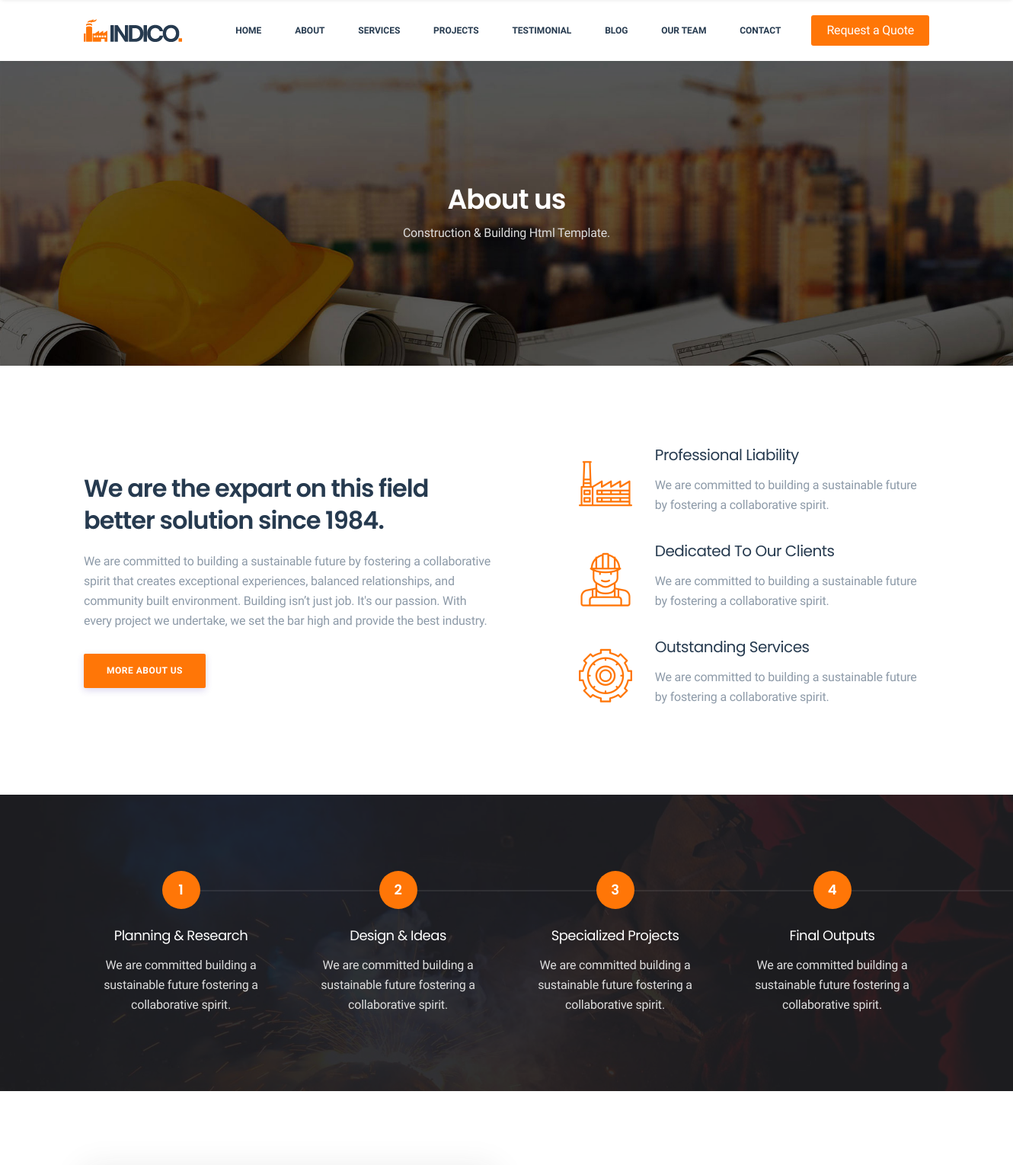
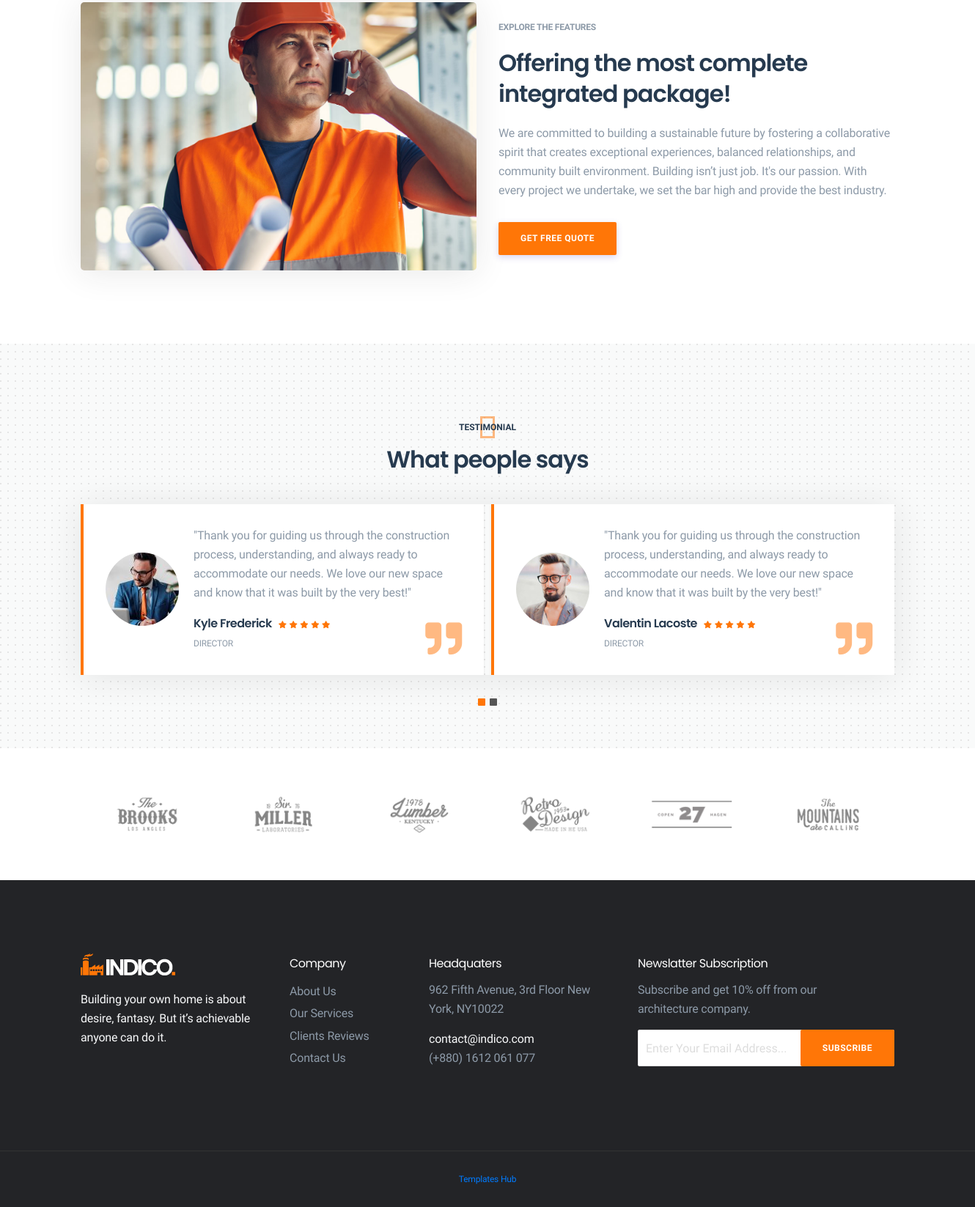
The page /about/ on the database its author committed (2 pictures, top to bottom).
### home/models.py (models this page shows, shortened)
class Settings(models.Model):
    title = models.CharField(max_length=100)
    header_logo = models.ImageField(upload_to='Logo', blank=True)
    footer_logo =models.ImageField(upload_to='Logo', blank=True)
    favicon =models.ImageField(upload_to='Logo', blank=True)
    description = models.TextField(blank=True)
    company = models.CharField(max_length=50)
    address = models.TextField(blank=True)
    phone = models.CharField(max_length=20, blank=True)
    email = models.EmailField(blank=True)
    facebook = models.URLField(max_length=200, blank=True)
    created_at = models.DateTimeField(auto_now_add=True)
    updated_at = models.DateTimeField(auto_now=True)

### about/models.py (models this page shows, shortened)
class AboutContent(models.Model):
    title = models.CharField(max_length=255)
    description = models.TextField(blank=True)

class AboutPromo(models.Model):
    title = models.CharField(max_length=255)
    description = models.TextField(blank=True)
    icon_name = models.CharField(max_length=50, blank=True)

class WorkPlan(models.Model):
    title = models.CharField(max_length=255)
    description = models.TextField(blank=True)

### about/views.py (the view)
# urls.py: path('', views.AboutUs.as_view(), name='about-us'),
class AboutUs(TemplateView):
    template_name = 'about/about_us.html'
    def get_context_data(self, **kwargs):
        context = super().get_context_data(**kwargs)
        context['about_content'] = AboutContent.objects.first()
        context['about_promo'] = AboutPromo.objects.all()
        context['work_plan'] = WorkPlan.objects.all()
        return context

### home/context_processors.py (called while the page is built)
def my_settings(request):
    info = Settings.objects.first()
    return {'info':info}

### templates/about/about_us.html (shortened to what this page needs)
{% extends 'base.html' %}
{% load static %}
{% block main_content %}
<section class="page-header padding">
    <div class="container">
        <div class="page-content text-center">
            <h2>About us</h2>
            <p>Construction & Building Html Template.</p>
        </div>
    </div>
</section>
<section class="about-section padding">
    <div class="container">
        <div class="row about-wrap">
            <div class="col-lg-6 sm-padding">
                <div class="about-content wow fadeInLeft">
                    <h2>{{ about_content.title }}</h2>
                    <p>{{ about_content.description }}</p>
                    <a href="{% url 'about:about-us' %}" class="default-btn">More About Us</a>
                </div>
            </div>
            <div class="col-lg-6 sm-padding">
                <ul class="about-promo">
                    {% for item in about_promo %}
                    <li class="about-promo-item wow fadeInUp">
                        <i class="flaticon-{{ item.icon_name }}"></i>
                        <div>
                            <h3>{{ item.title }}</h3>
                            <p>{{ item.description }}</p>
                        </div>
                    </li>
                    {% endfor %}
                </ul>
            </div>
        </div>
    </div>
</section>
<section class="work-pro-section padding">
    <div class="container">
        <div class="row">
            {% for plan in work_plan %}
            <div class="col-lg-3 col-sm-6 sm-padding">
                <div class="work-pro-item text-center">
                    <span class="number">{{ forloop.counter }}</span>
                    <div class="number-line"></div>
                    <h3>{{ plan.title }}</h3>
                    <p>{{ plan.description }}</p>
                </div>
            </div>
            {% endfor %}
        </div>
    </div>
</section>
<section class="content-section padding">
    <div class="container">
        <div class="row content-wrap">
            <div class="col-lg-6 sm-padding wow fadeInLeft" data-wow-delay="100ms">
                <img class="box-shadow" src="{% static 'img/content-1.jpg' %}" alt="img">
            </div>
            <div class="col-lg-6 sm-padding">
                <div class="content-info wow fadeInRight" data-wow-delay="300ms">
                    <span>Explore The Features</span>
                    <h2>Offering the most complete integrated package!</h2>
                    <p>We are committed to building a sustainable future by fostering a collaborative spirit that
                        creates exceptional experiences, balanced relationships, and community built environment.
                        Building isn’t just job. It's our passion. With every project we undertake, we set the bar high
                        and provide the best industry.</p>
                    <a href="#" class="default-btn">Get Free Quote</a>
                </div>
            </div>
        </div>
    </div>
</section>
<section class="testimonial-section bg-grey padding">
    <div class="dots"></div>
    <div class="container">
        <div class="section-heading text-center mb-40 wow fadeInUp" data-wow-delay="100ms">
            <span>Testimonial</span>
            <h2>What people says</h2>
        </div>
        <div id="testimonial-carousel" class="testimonial-carousel box-shadow owl-carousel">
            <div class="testi-item d-flex align-items-center">
                <img src="img/testi-1.jpg" alt="img">
                <div class="testi-content">
                    <p>"Thank you for guiding us through the construction process, understanding, and always ready to
                        accommodate our needs. We love our new space and know that it was built by the very best!"</p>
                    <h3>Kyle Frederick</h3>
                    <ul class="rattings">
                        <li><i class="fa fa-star"></i></li>
                        <li><i class="fa fa-star"></i></li>
                        <li><i class="fa fa-star"></i></li>
                        <li><i class="fa fa-star"></i></li>
                        <li><i class="fa fa-star"></i></li>
                    </ul>
                    <span>Director</span>
                </div>
                <i class="fa fa-quote-right"></i>
            </div>
            <div class="testi-item d-flex align-items-center">
                <img src="img/testi-2.jpg" alt="img">
                <div class="testi-content">
                    <p>"Thank you for guiding us through the construction process, understanding, and always ready to
                        accommodate our needs. We love our new space and know that it was built by the very best!"</p>
                    <h3>Valentin Lacoste</h3>
                    <ul class="rattings">
                        <li><i class="fa fa-star"></i></li>
                        <li><i class="fa fa-star"></i></li>
                        <li><i class="fa fa-star"></i></li>
                        <li><i class="fa fa-star"></i></li>
                        <li><i class="fa fa-star"></i></li>
                    </ul>
                    <span>Director</span>
                </div>
                <i class="fa fa-quote-right"></i>
            </div>
        </div>
    </div>
</section>
<div class="sponsor-section">
    <div class="container">
        <div id="sponsor-carousel" class="sponsor-carousel owl-carousel">
            <div class="sponsor-item">
                <img src="img/sponsor1.png" alt="sponsor">
            </div>
            <div class="sponsor-item">
                <img src="img/sponsor2.png" alt="sponsor">
            </div>
            <div class="sponsor-item">
                <img src="img/sponsor3.png" alt="sponsor">
            </div>
            <div class="sponsor-item">
                <img src="img/sponsor4.png" alt="sponsor">
            </div>
            <div class="sponsor-item">
                <img src="img/sponsor5.png" alt="sponsor">
            </div>
            <div class="sponsor-item">
                <img src="img/sponsor6.png" alt="sponsor">
            </div>
        </div>
    </div>
</div>
{% endblock main_content %}

### templates/base.html (shortened to what this page needs)
<!doctype html>
{% load static %}
<html class="no-js" lang="en">
<head>
    <link rel="stylesheet" href="{% static 'css/fontawesome.min.css' %}">
    <link rel="stylesheet" href="{% static 'css/themify-icons.css' %}">
    <link rel="stylesheet" href="{% static 'css/elegant-line-icons.css' %}">
    <link rel="stylesheet" href="{% static 'css/elegant-font-icons.css' %}">
    <link rel="stylesheet" href="{% static 'css/flaticon.css' %}">
    <link rel="stylesheet" href="{% static 'css/animate.min.css' %}">
    <link rel="stylesheet" href="{% static 'css/bootstrap.min.css' %}">
    <link rel="stylesheet" href="{% static 'css/slick.css' %}">
    <link rel="stylesheet" href="{% static 'css/slider.css' %}">
    <link rel="stylesheet" href="{% static 'css/odometer.min.css' %}">
    <link rel="stylesheet" href="{% static 'css/venobox/venobox.css' %}">
    <link rel="stylesheet" href="{% static 'css/owl.carousel.css' %}">
    <link rel="stylesheet" href="{% static 'css/main.css' %}">
    <link rel="stylesheet" href="{% static 'css/responsive.css' %}">
</head>
<body>
{% include 'header.html' %}
{% block main_content %}
{% endblock main_content %}
{% include 'footer.html' %}
</body>
</html>

### templates/header.html (shortened to what this page needs)
<header class="header">
    <div class="primary-header">
        <div class="container">
            <div class="primary-header-inner">
                <div class="header-logo">
                    <a href="#">
                        {% if info.header_logo %}
                        <img src="{{ info.header_logo.url }}" alt="Indico">
                        {% endif %}
                    </a>
                </div>
                <div class="header-menu-wrap">
                    <ul class="dl-menu">
                        <li><a href="{% url 'home:home' %}">Home</a></li>
                        <li><a href="{% url 'about:about-us' %}">About</a></li>
                        <li><a href="{% url 'service:service' %}">Services</a></li>
                        <li><a href="{% url 'service:service' %}">Projects</a></li>
                        <li><a href="testimonial.html">Testimonial</a></li>
                        <li><a href="{% url 'service:service' %}">Blog</a></li>
                        <li><a href="team.html">Our Team</a></li>
                        <li><a href="contact.html">Contact</a></li>
                    </ul>
                </div>
                <div class="header-right">
                    <a class="menu-btn" href="#">Request a Quote</a>
                </div>
            </div>
        </div>
    </div>
</header>

### templates/footer.html (shortened to what this page needs)
<section class="widget-section padding">
    <div class="container">
        <div class="row">
            <div class="col-lg-3 col-sm-6 sm-padding">
                <div class="widget-content">
                    <a href="#">
                        {% if info.footer_logo %}
                        <img src="{{ info.footer_logo.url }}" alt="Indico">
                        {% endif %}
                    <p class="text-light">{{ info.description }}</p>
                </div>
            </div>
            <div class="col-lg-2 col-sm-6 sm-padding">
                <div class="widget-content">
                    <h4>Company</h4>
                    <ul class="widget-links">
                        <li><a href="#">About Us</a></li>
                        <li><a href="#">Our Services</a></li>
                        <li><a href="#">Clients Reviews</a></li>
                        <li><a href="#">Contact Us</a></li>
                    </ul>
                </div>
            </div>
            <div class="col-lg-3 col-sm-6 sm-padding">
                <div class="widget-content">
                    <h4>Headquaters</h4>
                    <p>{{ info.address }}</p>
                    <span><a class="text-light" href="mailto:{{ info.email }}">{{ info.email }}</a></span>
                    <span>{{ info.phone }}</span>
                </div>
            </div>
            <div class="col-lg-4 col-sm-6 sm-padding">
                <div class="widget-content">
                    <h4>Newslatter Subscription</h4>
                    <p>Subscribe and get 10% off from our <br>architecture company.</p>
                    <div class="subscribe-box clearfix">
                        <div class="subscribe-form-wrap">
                            <form action="#" class="subscribe-form">
                                <input type="email" name="email" id="subs-email" class="form-input"
                                       placeholder="Enter Your Email Address...">
                                <button type="submit" class="submit-btn">Subscribe</button>
                            </form>
                        </div>
                    </div>
                </div>
            </div>
        </div>
    </div>
</section>
<footer class="footer-section align-center">
    <div class="container">
        <p><a href="templateshub.net">Templates Hub</a></p>
    </div>
</footer>

### static/css/venobox/venobox.css (style rules this page uses)
.animated { webkit-transition:margin .3s ease-out;transition:margin .3s ease-out }

### rows shown on the page
Settings: header_logo (picture), footer_logo (picture), description "Building your own home is about desire, fantasy. But it’s achievable anyone can do it.", address "962 Fifth Avenue, 3rd Floor New York, NY10022", email "contact@indico.com", phone "(+880) 1612 061 077"
AboutContent: title "We are the expart on this field better solution since 1984.", description "We are committed to building a sustainable future by fostering a collaborative spirit that creates exceptional experiences, balanced relationships, and community built environment. Building isn’t just job. It's our passion. With every project we undertake, we set the bar high and provide the best industry."
AboutPromo: title "Professional Liability", description "We are committed to building a sustainable future by fostering a collaborative spirit."
AboutPromo: title "Dedicated To Our Clients", description "We are committed to building a sustainable future by fostering a collaborative spirit."
AboutPromo: title "Outstanding Services", description "We are committed to building a sustainable future by fostering a collaborative spirit."
WorkPlan: title "Planning & Research", description "We are committed building a sustainable future fostering a collaborative spirit."
WorkPlan: title "Design & Ideas", description "We are committed building a sustainable future fostering a collaborative spirit."
WorkPlan: title "Specialized Projects", description "We are committed building a sustainable future fostering a collaborative spirit."
WorkPlan: title "Final Outputs", description "We are committed building a sustainable future fostering a collaborative spirit."
